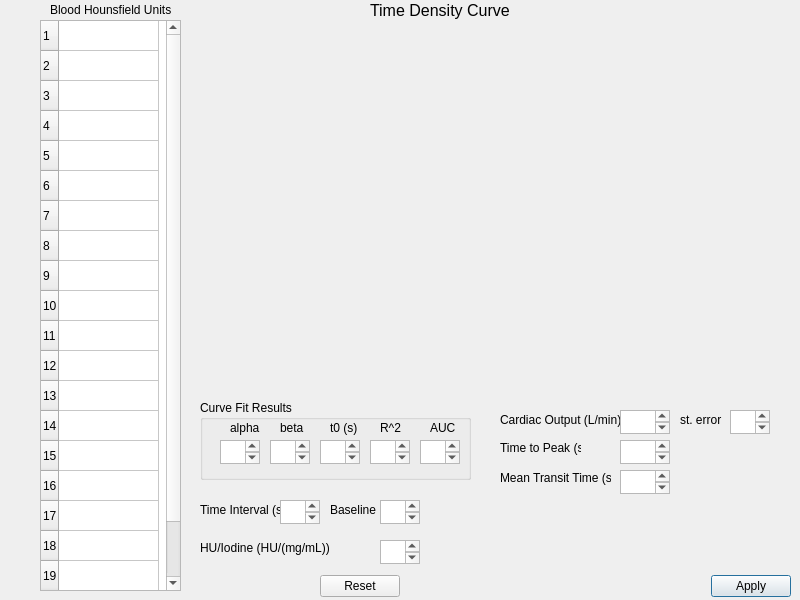
<?xml version="1.0" encoding="UTF-8"?>
<ui version="4.0">
 <class>CO_Calculator</class>
 <widget class="QDialog" name="CO_Calculator">
  <property name="geometry">
   <rect>
    <x>0</x>
    <y>0</y>
    <width>800</width>
    <height>600</height>
   </rect>
  </property>
  <property name="windowTitle">
   <string>Cardiac Output Calculator</string>
  </property>
  <widget class="QDialogButtonBox" name="buttonBox">
   <property name="geometry">
    <rect>
     <x>320</x>
     <y>570</y>
     <width>471</width>
     <height>32</height>
    </rect>
   </property>
   <property name="layoutDirection">
    <enum>Qt::LeftToRight</enum>
   </property>
   <property name="orientation">
    <enum>Qt::Horizontal</enum>
   </property>
   <property name="standardButtons">
    <set>QDialogButtonBox::Apply|QDialogButtonBox::Reset</set>
   </property>
   <property name="centerButtons">
    <bool>false</bool>
   </property>
  </widget>
  <widget class="QTableWidget" name="HUvalues">
   <property name="geometry">
    <rect>
     <x>40</x>
     <y>20</y>
     <width>141</width>
     <height>571</height>
    </rect>
   </property>
   <property name="rowCount">
    <number>20</number>
   </property>
   <property name="columnCount">
    <number>1</number>
   </property>
   <attribute name="horizontalHeaderVisible">
    <bool>false</bool>
   </attribute>
   <attribute name="horizontalHeaderCascadingSectionResizes">
    <bool>false</bool>
   </attribute>
   <attribute name="verticalHeaderVisible">
    <bool>true</bool>
   </attribute>
   <attribute name="verticalHeaderCascadingSectionResizes">
    <bool>false</bool>
   </attribute>
   <attribute name="verticalHeaderShowSortIndicator" stdset="0">
    <bool>false</bool>
   </attribute>
   <row/>
   <row/>
   <row/>
   <row/>
   <row/>
   <row/>
   <row/>
   <row/>
   <row/>
   <row/>
   <row/>
   <row/>
   <row/>
   <row/>
   <row/>
   <row/>
   <row/>
   <row/>
   <row/>
   <row/>
   <column/>
  </widget>
  <widget class="MatplotlibWidget" name="plotwidget">
   <property name="geometry">
    <rect>
     <x>190</x>
     <y>20</y>
     <width>601</width>
     <height>381</height>
    </rect>
   </property>
  </widget>
  <widget class="QPlainTextEdit" name="baselineInput">
   <property name="geometry">
    <rect>
     <x>380</x>
     <y>500</y>
     <width>40</width>
     <height>24</height>
    </rect>
   </property>
   <property name="mouseTracking">
    <bool>false</bool>
   </property>
  </widget>
  <widget class="QLabel" name="label_baseline">
   <property name="geometry">
    <rect>
     <x>330</x>
     <y>500</y>
     <width>46</width>
     <height>20</height>
    </rect>
   </property>
   <property name="text">
    <string>Baseline</string>
   </property>
  </widget>
  <widget class="QLabel" name="label_CO">
   <property name="geometry">
    <rect>
     <x>500</x>
     <y>410</y>
     <width>121</width>
     <height>20</height>
    </rect>
   </property>
   <property name="text">
    <string>Cardiac Output (L/min)</string>
   </property>
  </widget>
  <widget class="QPlainTextEdit" name="cardiacOutput">
   <property name="geometry">
    <rect>
     <x>620</x>
     <y>410</y>
     <width>50</width>
     <height>24</height>
    </rect>
   </property>
   <property name="mouseTracking">
    <bool>false</bool>
   </property>
   <property name="readOnly">
    <bool>true</bool>
   </property>
  </widget>
  <widget class="QLabel" name="label_bloodHU">
   <property name="geometry">
    <rect>
     <x>50</x>
     <y>0</y>
     <width>121</width>
     <height>20</height>
    </rect>
   </property>
   <property name="font">
    <font>
     <pointsize>9</pointsize>
    </font>
   </property>
   <property name="text">
    <string>Blood Hounsfield Units</string>
   </property>
  </widget>
  <widget class="QLabel" name="label_tinterval">
   <property name="geometry">
    <rect>
     <x>200</x>
     <y>500</y>
     <width>91</width>
     <height>20</height>
    </rect>
   </property>
   <property name="text">
    <string>Time Interval (s)</string>
   </property>
  </widget>
  <widget class="QPlainTextEdit" name="timeInterval">
   <property name="geometry">
    <rect>
     <x>280</x>
     <y>500</y>
     <width>40</width>
     <height>24</height>
    </rect>
   </property>
   <property name="mouseTracking">
    <bool>false</bool>
   </property>
  </widget>
  <widget class="QPlainTextEdit" name="standardError">
   <property name="geometry">
    <rect>
     <x>730</x>
     <y>410</y>
     <width>40</width>
     <height>24</height>
    </rect>
   </property>
   <property name="mouseTracking">
    <bool>false</bool>
   </property>
  </widget>
  <widget class="QLabel" name="label_sterror">
   <property name="geometry">
    <rect>
     <x>680</x>
     <y>410</y>
     <width>51</width>
     <height>20</height>
    </rect>
   </property>
   <property name="text">
    <string>st. error</string>
   </property>
  </widget>
  <widget class="QPlainTextEdit" name="peakTime">
   <property name="geometry">
    <rect>
     <x>620</x>
     <y>440</y>
     <width>50</width>
     <height>24</height>
    </rect>
   </property>
   <property name="mouseTracking">
    <bool>false</bool>
   </property>
  </widget>
  <widget class="QLabel" name="label_peaktime">
   <property name="geometry">
    <rect>
     <x>500</x>
     <y>440</y>
     <width>81</width>
     <height>16</height>
    </rect>
   </property>
   <property name="text">
    <string>Time to Peak (s)</string>
   </property>
  </widget>
  <widget class="QPlainTextEdit" name="MTT">
   <property name="geometry">
    <rect>
     <x>620</x>
     <y>470</y>
     <width>50</width>
     <height>24</height>
    </rect>
   </property>
   <property name="mouseTracking">
    <bool>false</bool>
   </property>
  </widget>
  <widget class="QLabel" name="label_MTT">
   <property name="geometry">
    <rect>
     <x>500</x>
     <y>470</y>
     <width>111</width>
     <height>16</height>
    </rect>
   </property>
   <property name="text">
    <string>Mean Transit Time (s)</string>
   </property>
  </widget>
  <widget class="QLabel" name="label_timedensitycurve">
   <property name="geometry">
    <rect>
     <x>370</x>
     <y>0</y>
     <width>191</width>
     <height>20</height>
    </rect>
   </property>
   <property name="font">
    <font>
     <pointsize>12</pointsize>
    </font>
   </property>
   <property name="text">
    <string>Time Density Curve</string>
   </property>
  </widget>
  <widget class="QGroupBox" name="CurveFitResults">
   <property name="geometry">
    <rect>
     <x>200</x>
     <y>400</y>
     <width>271</width>
     <height>80</height>
    </rect>
   </property>
   <property name="title">
    <string>Curve Fit Results</string>
   </property>
   <widget class="QLabel" name="label_rsquared">
    <property name="geometry">
     <rect>
      <x>180</x>
      <y>20</y>
      <width>31</width>
      <height>16</height>
     </rect>
    </property>
    <property name="text">
     <string>R^2</string>
    </property>
   </widget>
   <widget class="QPlainTextEdit" name="alpha">
    <property name="geometry">
     <rect>
      <x>20</x>
      <y>40</y>
      <width>40</width>
      <height>24</height>
     </rect>
    </property>
    <property name="mouseTracking">
     <bool>false</bool>
    </property>
   </widget>
   <widget class="QPlainTextEdit" name="rsquared">
    <property name="geometry">
     <rect>
      <x>170</x>
      <y>40</y>
      <width>40</width>
      <height>24</height>
     </rect>
    </property>
    <property name="mouseTracking">
     <bool>false</bool>
    </property>
   </widget>
   <widget class="QPlainTextEdit" name="beta">
    <property name="geometry">
     <rect>
      <x>70</x>
      <y>40</y>
      <width>40</width>
      <height>24</height>
     </rect>
    </property>
    <property name="mouseTracking">
     <bool>false</bool>
    </property>
   </widget>
   <widget class="QPlainTextEdit" name="AUC">
    <property name="geometry">
     <rect>
      <x>220</x>
      <y>40</y>
      <width>40</width>
      <height>24</height>
     </rect>
    </property>
    <property name="mouseTracking">
     <bool>false</bool>
    </property>
   </widget>
   <widget class="QLabel" name="label_beta">
    <property name="geometry">
     <rect>
      <x>80</x>
      <y>20</y>
      <width>31</width>
      <height>16</height>
     </rect>
    </property>
    <property name="text">
     <string>beta</string>
    </property>
   </widget>
   <widget class="QLabel" name="label_alpha">
    <property name="geometry">
     <rect>
      <x>30</x>
      <y>20</y>
      <width>31</width>
      <height>16</height>
     </rect>
    </property>
    <property name="text">
     <string>alpha</string>
    </property>
   </widget>
   <widget class="QLabel" name="label_toffset">
    <property name="geometry">
     <rect>
      <x>130</x>
      <y>20</y>
      <width>31</width>
      <height>16</height>
     </rect>
    </property>
    <property name="text">
     <string>t0 (s)</string>
    </property>
   </widget>
   <widget class="QPlainTextEdit" name="t0">
    <property name="geometry">
     <rect>
      <x>120</x>
      <y>40</y>
      <width>40</width>
      <height>24</height>
     </rect>
    </property>
    <property name="mouseTracking">
     <bool>false</bool>
    </property>
   </widget>
   <widget class="QLabel" name="label_AUC">
    <property name="geometry">
     <rect>
      <x>230</x>
      <y>20</y>
      <width>31</width>
      <height>16</height>
     </rect>
    </property>
    <property name="text">
     <string>AUC</string>
    </property>
   </widget>
  </widget>
  <widget class="QLabel" name="label_HUConversion">
   <property name="geometry">
    <rect>
     <x>200</x>
     <y>540</y>
     <width>141</width>
     <height>16</height>
    </rect>
   </property>
   <property name="text">
    <string>HU/Iodine (HU/(mg/mL)) </string>
   </property>
  </widget>
  <widget class="QPlainTextEdit" name="HUtoIodineConversion">
   <property name="geometry">
    <rect>
     <x>380</x>
     <y>540</y>
     <width>40</width>
     <height>24</height>
    </rect>
   </property>
   <property name="mouseTracking">
    <bool>false</bool>
   </property>
  </widget>
 </widget>
 <customwidgets>
  <customwidget>
   <class>MatplotlibWidget</class>
   <extends>QWidget</extends>
   <header>matplotlibwidget</header>
  </customwidget>
 </customwidgets>
 <resources/>
 <connections>
  <connection>
   <sender>buttonBox</sender>
   <signal>accepted()</signal>
   <receiver>CO_Calculator</receiver>
   <slot>accept()</slot>
   <hints>
    <hint type="sourcelabel">
     <x>248</x>
     <y>254</y>
    </hint>
    <hint type="destinationlabel">
     <x>157</x>
     <y>274</y>
    </hint>
   </hints>
  </connection>
  <connection>
   <sender>buttonBox</sender>
   <signal>rejected()</signal>
   <receiver>CO_Calculator</receiver>
   <slot>reject()</slot>
   <hints>
    <hint type="sourcelabel">
     <x>316</x>
     <y>260</y>
    </hint>
    <hint type="destinationlabel">
     <x>286</x>
     <y>274</y>
    </hint>
   </hints>
  </connection>
 </connections>
</ui>
